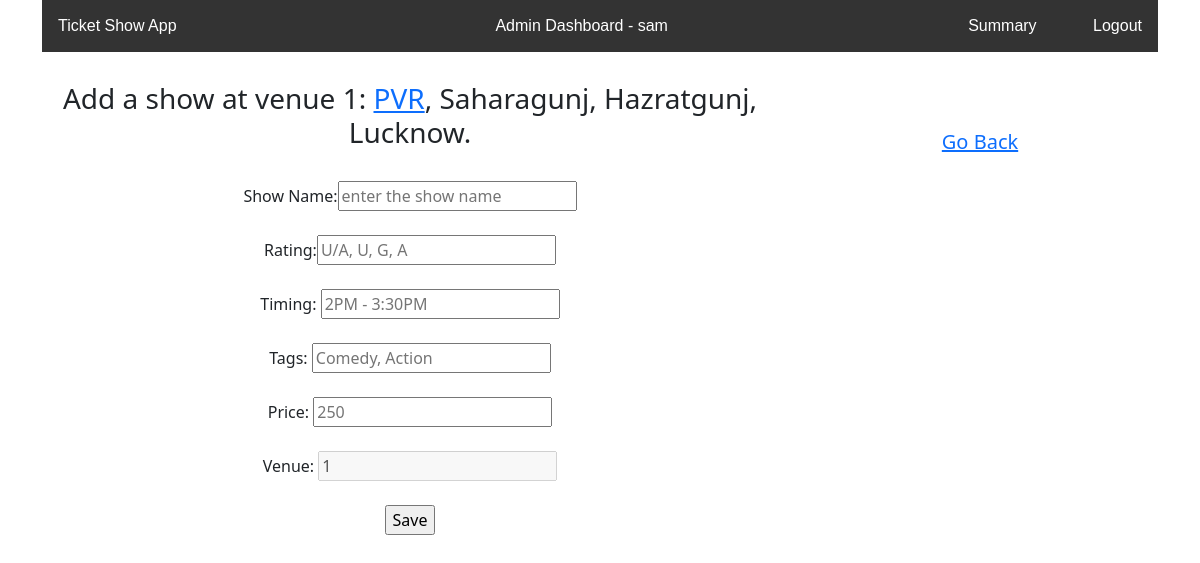
Page /venue/1/add_show on the committed database.
### application/models.py (models this page shows, shortened)
class Admin(db.Model):
    admin_id = db.Column(db.Integer, primary_key=True)
    a_username = db.Column(db.String(50), unique=True)
    a_password = db.Column(db.String(50), nullable=False)

class Venue(db.Model):
    v_id = db.Column(db.Integer, primary_key=True)
    v_name = db.Column(db.String(50),unique=True, nullable=False)
    v_place = db.Column(db.String(50), nullable=False)
    v_location = db.Column(db.String(50))
    v_capacity = db.Column(db.Integer, nullable=False)
    admin_id = db.Column(db.Integer, db.ForeignKey(
        'admin.admin_id'), default=1)
    v_shows = db.relationship(
        "Show", backref="which_venue", cascade="all, delete")

### application/controllers.py (the view, shortened to what this page needs)
@app.route('/venue/<int:venue_id>/add_show', methods=['GET', 'POST'])
def add_show_to_venue(venue_id):
    admin_details = Admin.query.first()
    venue_details = Venue.query.get(venue_id)
    return render_template('create_show.html', admin_details=admin_details, venue_details=venue_details)

### templates/create_show.html (shortened to what this page needs)
<!DOCTYPE html>
<html lang="en">
<head>
    <link rel="stylesheet" href="/static/css/navbar.css">
    <link href="https://cdn.jsdelivr.net/npm/bootstrap@5.3.0-alpha1/dist/css/bootstrap.min.css" rel="stylesheet"
>
</head>
<body>
    <div class="container text-center">
        <nav>
            <a class="home-link " href="#">Ticket Show App</a>
            <a class="products-link" href="/admin/dashboard">Admin Dashboard - {{admin_details.a_username}} </a>
            <div class="right-links">
                <a href="#">Summary</a>
                <a href="/admin_login">Logout</a>
            </div>
        </nav>
        <div class="row" style="margin-top: 30px;">
            <div class="col-md-8">
                <h3>Add a show at venue {{venue_details.v_id}}: <a href="/api/venue/{{venue_details.v_id}}/display">{{venue_details.v_name}}</a>, {{venue_details.v_place}}, {{venue_details.v_location}}.</h3><br>
                <form action="/venue/{{venue_details.v_id}}/add_show" method="post" height="50%" width="40%">
                    Show Name:<input type="text" name="show_name" placeholder="enter the show name" required><br><br>
                    Rating:<input type="text" name="s_rating" placeholder="U/A, U, G, A" required><br><br>
                    Timing: <input type="text"  name="s_timing" id="s_timing" placeholder="2PM - 3:30PM" ><br><br>
                    Tags: <input type="text" name="s_tags" id="tags" placeholder="Comedy, Action"><br><br>
                    Price: <input type="number" name="s_price" placeholder="250" required><br><br>
                    Venue: <input type="number" name="s_venue" value="{{venue_details.v_id}}" disabled><br><br>
                    <input type="submit" value="Save"><br><br>
                </form>
            </div>
            <div class="col-md-4">
                <br><br>
                <a href="/admin/dashboard">
                    <h5>Go Back</h5>
                </a>
            </div>
        </div>
    </div>
</body>
</html>

### static/css/navbar.css (style rules this page uses)
nav { overflow: hidden; background-color: #333; font-family: Arial, sans-serif; }
nav a { display: inline-block; color: white; text-align: center; padding: 14px 16px; text-decoration: none; }
nav .home-link { float: left; }
nav .right-links { float: right; }
nav a:not(.home-link):not(.right-links) { margin-left: 20px; }
nav .products-link { position: relative; left: 10%; transform: translateX(-50%); }

### rows in the picture
Admin: a_username "sam"
Venue: v_id "1", v_name "PVR", v_place "Saharagunj, Hazratgunj", v_location "Lucknow", s_venue "1"
